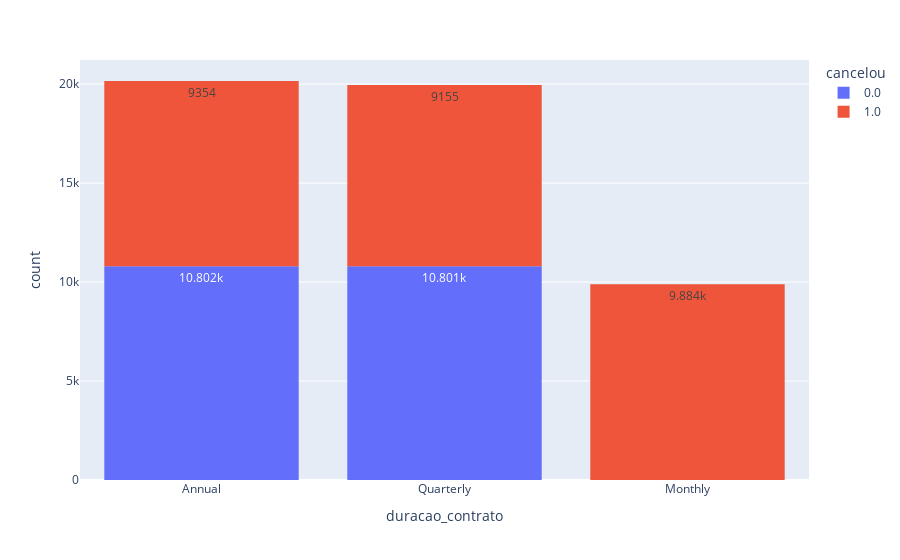

Source (notebook cell):
### Code cell
grafico = px.histogram(tabela, x="duracao_contrato", color="cancelou", text_auto=True)
grafico.show()

### Figure 1 — Plotly figure (JSON) as saved in the notebook; plotly's stock layout.template omitted (floating-point values rounded to 4 significant figures; data arrays with more than 128 entries replaced by an {"elided": "..."} marker saying what was removed)
{"data": [{"alignmentgroup": "True", "bingroup": "x", "hovertemplate": "cancelou=0.0<br>duracao_contrato=%{x}<br>count=%{y}<extra></extra>", "legendgroup": "0.0", "marker": {"color": "#636efa", "pattern": {"shape": ""}}, "name": "0.0", "offsetgroup": "0.0", "orientation": "v", "showlegend": true, "texttemplate": "%{value}", "type": "histogram", "x": {"elided": "21603 str values"}, "xaxis": "x", "yaxis": "y"}, {"alignmentgroup": "True", "bingroup": "x", "hovertemplate": "cancelou=1.0<br>duracao_contrato=%{x}<br>count=%{y}<extra></extra>", "legendgroup": "1.0", "marker": {"color": "#EF553B", "pattern": {"shape": ""}}, "name": "1.0", "offsetgroup": "1.0", "orientation": "v", "showlegend": true, "texttemplate": "%{value}", "type": "histogram", "x": {"elided": "28393 str values"}, "xaxis": "x", "yaxis": "y"}], "layout": {"barmode": "relative", "legend": {"title": {"text": "cancelou"}, "tracegroupgap": 0}, "margin": {"t": 60}, "xaxis": {"anchor": "y", "domain": [0, 1], "title": {"text": "duracao_contrato"}}, "yaxis": {"anchor": "x", "domain": [0, 1], "title": {"text": "count"}}}}
